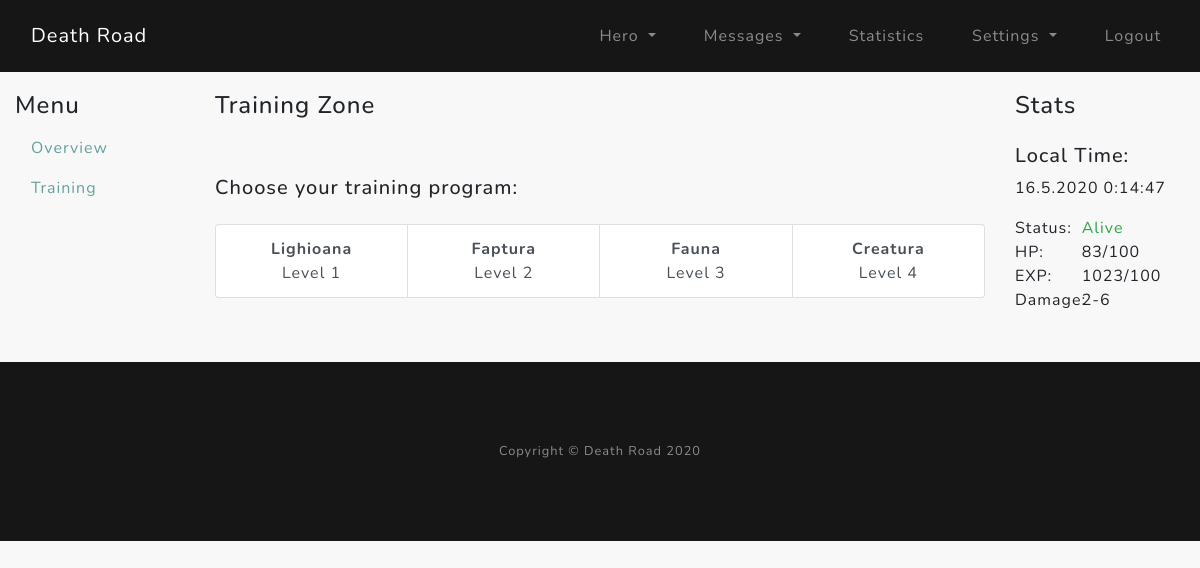
The app's page /hero/training (signed in), older data.
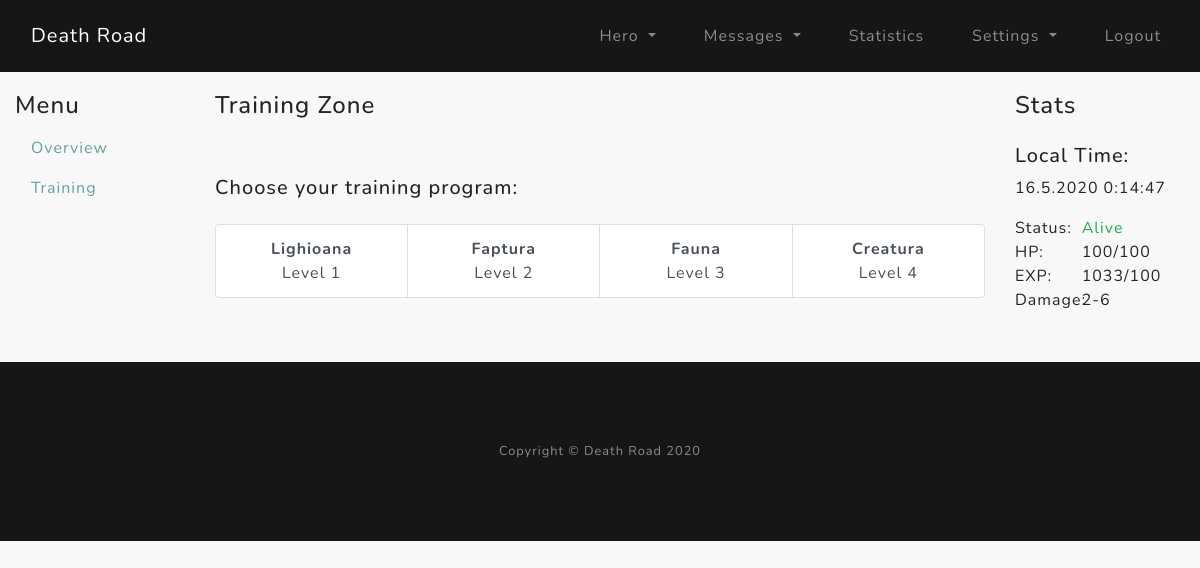
The same page, newer data.
### core/models.py (models this page shows)
class Hero(db.Model):
    __tablename__ = "hero"
    acc_id = Column(Integer, primary_key=True)  # hero id connected to account id
    name = Column(String(16), unique=True)  # name of the hero
    gender = Column(Boolean)  # 0 - male / 1 - female
    date_created = Column(DateTime)  # date created the hero
    level = Column(Integer)  # current level of the hero
    current_exp = Column(Integer)  # current experience of hero
    next_lvl_exp = Column(Integer)  # exp needed for next level
    hp = Column(Integer)  # current hero health HP
    hp_max = Column(Integer)  # current hero health HP
    hp_regen_rate = Column(Integer)  # hp regeneration per second
    hp_check_regen = Column(DateTime)  # used to calculate the regenerated hp over time
    alive = Column(Integer)  # Check if hero is Death (0), Reviving (1), Alive (2)
    death_check = Column(DateTime)  # Time when the hero was revived
    revive_time = Column(Integer)  # seconds needed to revive the hero after the revive button is pressed
    attack_point = Column(Integer)  # attack points needed to calculate damage

### core/hero/routes.py (the view)
@hero.route("/hero/training")
@login_required
def hero_training():
    if acc_has_hero(current_user.id):
        return redirect(url_for("hero.hero_create"))
    get_unread_msgs = unread_msgs(current_user.username)
    hp_regeneration(current_user.id)
    hero = Hero.query.filter_by(acc_id=current_user.id).first()
    animals = AnimalsTraining.query.all()
    if hero.alive == 1:
        revive_hero(current_user.id)
    reviving_time = hero.death_check + timedelta(seconds=hero.revive_time)
    return render_template("hero_training.html", hero=hero, animals=animals, get_unread_msgs=get_unread_msgs,
                           reviving_time=reviving_time)

### core/hero/utils.py (called while the page is built)
def acc_has_hero(current_acc_id):
    hero = Hero.query.filter_by(acc_id=current_acc_id).first()
    return False if hero else True

def deltatime(now, then):
    tdelta = now - then
    return tdelta.days * 24 * 3600 + tdelta.seconds

def hp_regeneration(current_acc_id):
    regen = Hero.query.filter_by(acc_id=current_acc_id).first()
    if regen.alive == 2 and regen.hp < regen.hp_max:
        time_passed = deltatime(datetime.now(), regen.hp_check_regen)
        if time_passed > 4:
            regen.hp += time_passed * regen.hp_regen_rate
            if regen.hp > regen.hp_max:
                regen.hp = regen.hp_max
            regen.hp_check_regen = datetime.now()
            db.session.commit()

### core/models.py (called while the page is built)
@login_manager.user_loader
def load_user(user_id):
    return User.query.get(int(user_id))

### core/utils/unread_msgs.py (called while the page is built)
def unread_msgs(current_acc_uname):
    gum = Messages.query.filter_by(recipient=current_acc_uname, del_in=False, seen=False).count()
    return gum

### core/templates/hero_training.html (shortened to what this page needs)
{% extends "hero_layout.html" %}
{% block hero_main %}
<div class="col-lg-8">
    <h4>Training Zone</h4>
    {% if hero.alive == 0 %}
    <div class="row pt-5 pb-3">
        <div class="col">
            <h5>Your hero is currently dead.</h5>
        </div>
    </div>
    {% elif hero.alive == 1 %}
    <div class="row pt-5 pb-3">
        <div class="col">
            <h5>Your hero is currently reviving. Wait...</h5>
        </div>
    </div>
    {% else %}
    <div class="row pt-5 pb-3">
        <div class="col">
            <h5>Choose your training program:</h5>
        </div>
    </div>
    <div class="row">
        <div class="col">
            <div class="list-group list-group-horizontal pb-5 text-center" id="list-tab" role="tablist">
                {% for animal in animals %}
                <a class="list-group-item list-group-item-action" id="list-home-list" data-toggle="list"
                   href="#animal-{{ animal.name }}" role="tab" aria-controls="home">
                    <strong>{{ animal.name }}</strong><br> Level {{ animal.id }}
                </a>
                {% endfor %}
            </div>
        </div>
    </div>
    {% endif %}
</div>
{% include "hero_stats.html" %}
{% endblock %}

### core/templates/hero_stats.html (shortened to what this page needs)
<div class="col-lg-2 order-first order-lg-2">
    <h4>Stats</h4>
    <div class="row py-3">
        <div class="col">
            <h5>Local Time:</h5>
            <div id="timeNow"></div>
        </div>
    </div>
    <div class="row">
        <div class="col-4">Status:</div>
        {% if hero.alive == 2 %}
        <div class="col-8 text-success">Alive</div>
        {% elif hero.alive == 1 %}
        <div class="col-8 text-warning">Reviving</div>
        {% else %}
        <div class="col-8 text-danger">Dead</div>
        {% endif %}
    </div>
    <div class="row">
        <div class="col-4">HP:</div>
        <div class="col-8">{{ hero.hp }}/{{ hero.hp_max }}</div>
    </div>
    <div class="row">
        <div class="col-4">EXP:</div>
        <div class="col-8">{{ hero.current_exp }}/{{ hero.next_lvl_exp }}</div>
    </div>
    <div class="row">
        <div class="col-4">Damage:</div>
        <div class="col-8">{{ (hero.attack_point * 0.5)|round|int }}-{{ (hero.attack_point * 1.26)|round|int }}</div>
    </div>
</div>

Row changes from the older to the newer data that the page shows:
changed Hero: hp "83" → "100"; current_exp "1023" → "1033"
